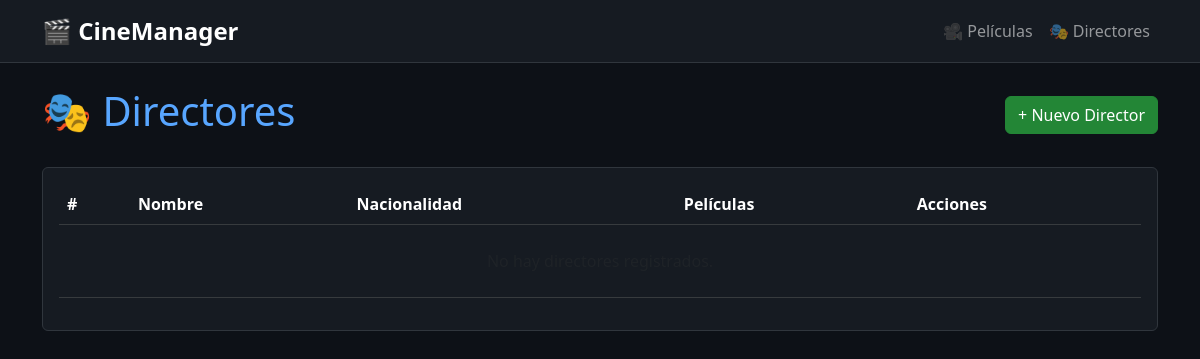
Before: /directores/ with the older database file.
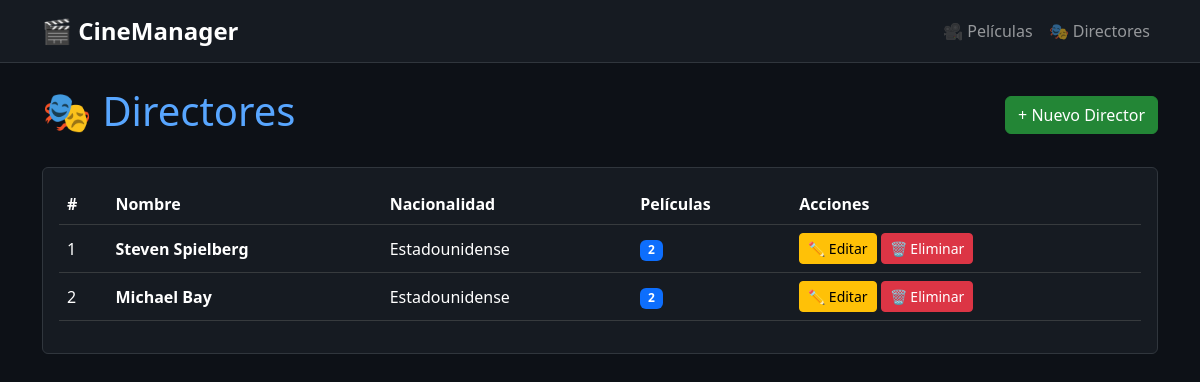
After: the same page with the newer database file.
### gestion/models.py (models this page shows, shortened)
class Director(models.Model):
    nombre = models.CharField(max_length=100)
    nacionalidad = models.CharField(max_length=100)

### gestion/views.py (the view)
# urls.py: path('directores/', views.director_list, name='director_list'),
def director_list(request):
    directores = Director.objects.all()
    return render(request, 'gestion/director_list.html', {'directores': directores})

### gestion/templates/gestion/director_list.html
{% extends 'gestion/base.html' %}
{% block content %}
<div class="d-flex justify-content-between align-items-center mb-4">
  <h1>🎭 Directores</h1>
  <a href="{% url 'director_create' %}" class="btn btn-success">+ Nuevo Director</a>
</div>
<div class="card p-3">
  <table class="table table-dark table-hover align-middle">
    <thead>
      <tr>
        <th>#</th>
        <th>Nombre</th>
        <th>Nacionalidad</th>
        <th>Películas</th>
        <th>Acciones</th>
      </tr>
    </thead>
    <tbody>
      {% for d in directores %}
      <tr>
        <td>{{ forloop.counter }}</td>
        <td><strong>{{ d.nombre }}</strong></td>
        <td>{{ d.nacionalidad }}</td>
        <td><span class="badge bg-primary">{{ d.peliculas.count }}</span></td>
        <td>
          <a href="{% url 'director_edit' d.pk %}" class="btn btn-sm btn-warning">✏️ Editar</a>
          <a href="{% url 'director_delete' d.pk %}" class="btn btn-sm btn-danger">🗑️ Eliminar</a>
        </td>
      </tr>
      {% empty %}
      <tr>
        <td colspan="5" class="text-center text-muted py-4">No hay directores registrados.</td>
      </tr>
      {% endfor %}
    </tbody>
  </table>
</div>
{% endblock %}

Changed rows visible on the page:
added Director: nombre "Steven Spielberg", nacionalidad "Estadounidense", peliculas.count "2"
added Director: nombre "Michael Bay", nacionalidad "Estadounidense", peliculas.count "2"
